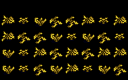

A 2D game scene composited from a Tiled map and its tileset images. What follows is a short description and the map's XML, with every tile layer's data as written:
An orthogonal 8x5 tile map with 16x16 px tiles, 2 tile layers (Buildings, Front).

<map version="1.10" tiledversion="1.11.2" orientation="orthogonal" renderorder="right-down" width="8" height="5" tilewidth="16" tileheight="16" infinite="0" nextlayerid="7" nextobjectid="1">
 <tileset firstgid="1" name="spring_GardenCrops" tilewidth="16" tileheight="16" tilecount="128" columns="16">
  <image source="spring_GardenCrops.png" width="256" height="128" />
 </tileset>
 <layer id="2" name="Buildings" width="8" height="5">
  <data encoding="csv">
0,0,0,0,0,0,0,0,
81,82,83,84,84,81,82,81,
81,84,84,83,82,83,84,82,
83,82,81,84,81,84,81,81,
83,82,84,83,81,82,83,84
</data>
 </layer>
 <objectgroup id="3" name="Buildings" />
 <layer id="5" name="Front" width="8" height="5">
  <data encoding="csv">
65,66,67,68,68,65,66,65,
65,68,68,67,66,67,68,66,
67,66,65,68,65,68,65,65,
67,66,68,67,65,66,67,68,
0,0,0,0,0,0,0,0
</data>
 </layer>
 <objectgroup id="6" name="Front" />
</map>
